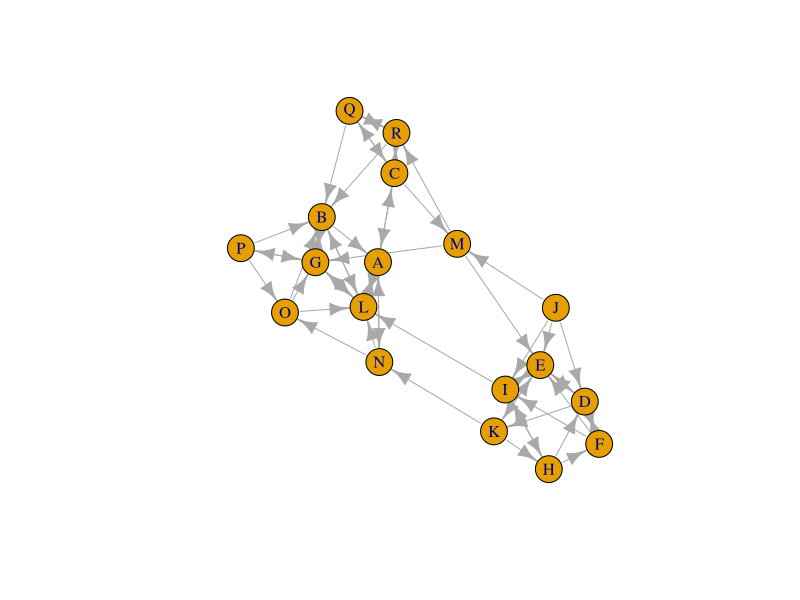
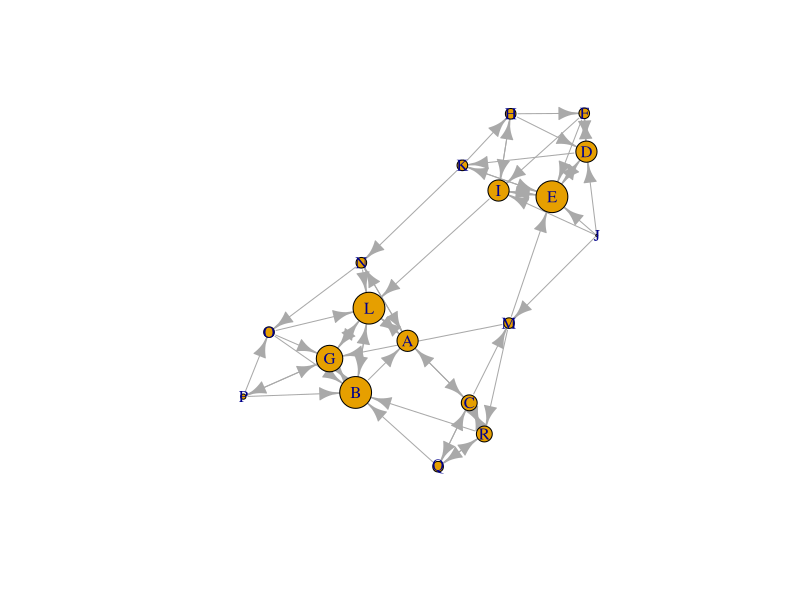
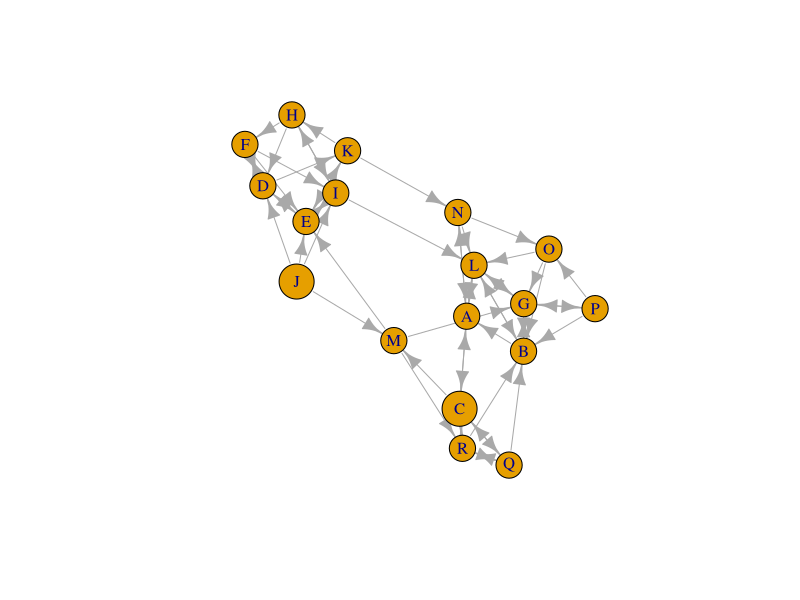
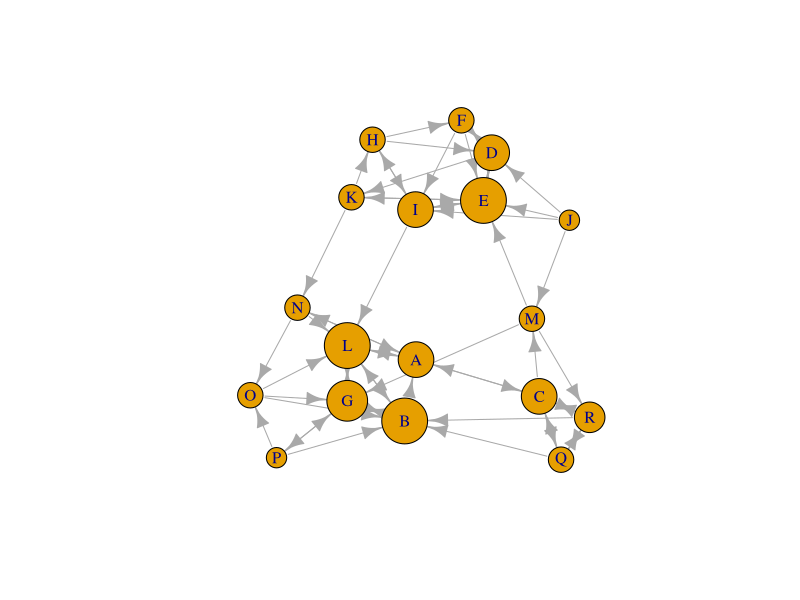

Recreate these plots in R, in order.
################################################################################
#    **************************** R companion for ************************** 
#
# Kenny, D. A., Kashy, D. A., & Cook, W. L. (2006). Dyadic data analysis. 
# New York: Guilford Press.
#
# written by Avi Kluger: avik@savion.huji.ac.il
#
#                              CHAPTER 11 -- Social Network Analysis
# Four-Person Model
################################################################################
rm(list = ls())                               # Clean the Global Environment
cat ("\014")                                  # Clean the R console
if (is.null(dev.list()) == FALSE) dev.off()   # Clean Plots

if (!require('tidyverse')) install.packages('tidyverse'); library('tidyverse')

# ReplicatE Table 11.1
sampson_df            <- matrix(0, nrow = 18, ncol = 18)
row.names(sampson_df) <- colnames(sampson_df) <- LETTERS[1:18]
      sampson_df["A", c("C", "L", "N")] <-  1
      sampson_df["B", c("A", "G", "L")] <-  1
      sampson_df["C", c("A", "M", "Q", "R")] <-  1
      sampson_df["D", c("E", "F", "K")] <-  1
      sampson_df["E", c("D", "I", "K")] <-  1
      sampson_df["F", c("D", "E", "I")] <-  1
      sampson_df["G", c("B", "L", "P")] <-  1
      sampson_df["H", c("D", "F", "I")] <-  1
      sampson_df["I", c("E", "H", "L")] <-  1
      sampson_df["J", c("D", "E", "I", "M")] <-  1
      sampson_df["K", c("E", "H", "N")] <-  1
      sampson_df["L", c("A", "B", "G")] <-  1
      sampson_df["M", c("E", "G", "R")] <-  1
      sampson_df["N", c("A", "L", "O")] <-  1
      sampson_df["O", c("B", "G", "L")] <-  1
      sampson_df["P", c("B", "G", "O")] <-  1
      sampson_df["Q", c("B", "C", "R")] <-  1
      sampson_df["R", c("B", "C", "Q")] <-  1
sampson_df <- as.data.frame(sampson_df)

sampson_df$from <- rownames(sampson_df)
edges           <- sampson_df %>%  gather(to, weight, A:R, -from)
# Create a data frame containing only edges (arrows)
edges           <- edges[which(edges$weight == 1), ]

detach(package:tidyverse)
if (!require('igraph')) install.packages('igraph'); library('igraph')

#Create a graph labeled g
g              <- graph_from_data_frame(edges, directed = TRUE)
as_adjacency_matrix(g)
plot(g)

# Code below is based on a workshop of Katherine Ognyanova, www.kateto.net

# Node degrees
# 'degree' has a mode of 'in' for in-degree, 'out' for out-degree,
# and 'all' or 'total' for total degree. 
plot(g, vertex.size = degree(g, mode="in")*3)
plot(g, vertex.size = degree(g, mode="out")*5)
plot(g, vertex.size = degree(g)*3)


# Degree (number of ties)
degree_df               <- as.data.frame(degree(g, mode="in"))
colnames(degree_df)     <- "Indegree"
degree_df$Monk          <- rownames(degree_df)
degree_df               <- degree_df[order(degree_df$Monk), ]
degree_df               <- degree_df [, c("Monk", "Indegree")] 
Table11.2_df            <- degree_df

closeness_df            <- as.data.frame(closeness(g,  mode="in"))
colnames(closeness_df)  <- "Closeness"
closeness_df$Monk       <- rownames(closeness_df)
closeness_df            <- closeness_df[order(closeness_df$Monk), ]
closeness_df            <- closeness_df [, c("Monk", "Closeness")] 
Table11.2_df$Closeness  <- round(1/closeness_df$Closeness, 3)


betweenness_df          <- as.data.frame(betweenness(g, directed=T, weights=NA))
colnames(betweenness_df)<- "Betweenness"
betweenness_df$Monk     <- rownames(betweenness_df)
betweenness_df          <- betweenness_df[order(betweenness_df$Monk), ]
betweenness_df          <- betweenness_df [, c("Monk", "Betweenness")] 
Table11.2_df$betweenness<- round(betweenness_df$Betweenness, 3)
Table11.2_df
round(cor(Table11.2_df[, 2:4]), 3)

# Reciprocity cf. p.304
# The proportion of reciprocated ties (for a directed network).
reciprocity(g)
dyad_census(g) # Mutual, asymmetric, and null node pairs
2*dyad_census(g)$mut/ecount(g) # Calculating reciprocity

# Transitivity cf. page 305
# global - ratio of triangles (direction disregarded) to connected triples
transitivity(g, type="global")  # g is treated as an undirected network
triad_census(g) # for directed networks
cat("Triad census was defined by David and Leinhardt (see References below). 
Every triple of vertices (A, B, C) are classified into the 16 possible states:
003   A,B,C, the empty graph.
012   A->B, C, the graph with a single directed edge.
102   A<->B, C, the graph with a mutual connection between two vertices.
021D  A<-B->C, the out-star.
021U  A->B<-C, the in-star.
021C  A->B->C, directed line.
111D  A<->B<-C.
111U  A<->B->C.
030T  A->B<-C, A->C.
030C  A<-B<-C, A->C.
201   A<->B<->C.
120D  A<-B->C, A<->C.
120U  A->B<-C, A<->C.
120C  A->B->C, A<->C.
210   A->B<->C, A<->C.
300   A<->B<->C, A<->C, the complete graph.")

cliques(g, min= 3)
# Density
# The proportion of present edges from all possible ties.
edge_density(g, loops=F)
